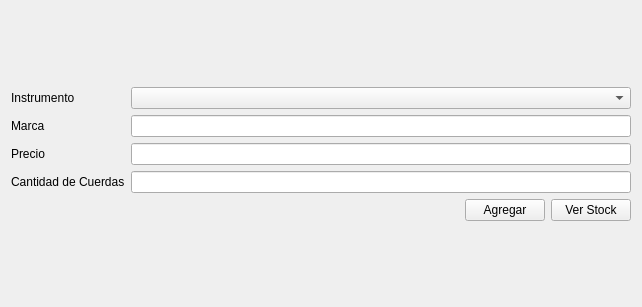
<?xml version="1.0" encoding="UTF-8"?>
<ui version="4.0">
 <class>Formulario</class>
 <widget class="QWidget" name="Formulario">
  <property name="geometry">
   <rect>
    <x>0</x>
    <y>0</y>
    <width>642</width>
    <height>307</height>
   </rect>
  </property>
  <property name="windowTitle">
   <string>Formulario</string>
  </property>
  <layout class="QGridLayout" name="gridLayout">
   <item row="4" column="1">
    <widget class="QLineEdit" name="leInfo"/>
   </item>
   <item row="5" column="0" colspan="2">
    <layout class="QHBoxLayout" name="horizontalLayout">
     <item>
      <spacer name="horizontalSpacer">
       <property name="orientation">
        <enum>Qt::Horizontal</enum>
       </property>
       <property name="sizeHint" stdset="0">
        <size>
         <width>40</width>
         <height>20</height>
        </size>
       </property>
      </spacer>
     </item>
     <item>
      <widget class="QPushButton" name="pbAgregar">
       <property name="focusPolicy">
        <enum>Qt::NoFocus</enum>
       </property>
       <property name="text">
        <string>Agregar</string>
       </property>
      </widget>
     </item>
     <item>
      <widget class="QPushButton" name="pbVerStock">
       <property name="focusPolicy">
        <enum>Qt::NoFocus</enum>
       </property>
       <property name="text">
        <string>Ver Stock</string>
       </property>
      </widget>
     </item>
    </layout>
   </item>
   <item row="1" column="1">
    <widget class="QComboBox" name="cbInstrumentos">
     <property name="currentText">
      <string/>
     </property>
    </widget>
   </item>
   <item row="2" column="0">
    <widget class="QLabel" name="lMarca">
     <property name="text">
      <string>Marca</string>
     </property>
    </widget>
   </item>
   <item row="2" column="1">
    <widget class="QLineEdit" name="leMarca"/>
   </item>
   <item row="3" column="1">
    <widget class="QLineEdit" name="lePrecio"/>
   </item>
   <item row="1" column="0">
    <widget class="QLabel" name="lInstrumento">
     <property name="text">
      <string>Instrumento</string>
     </property>
    </widget>
   </item>
   <item row="3" column="0">
    <widget class="QLabel" name="lPrecio">
     <property name="text">
      <string>Precio</string>
     </property>
    </widget>
   </item>
   <item row="4" column="0">
    <widget class="QLabel" name="lInfo">
     <property name="text">
      <string>Cantidad de Cuerdas</string>
     </property>
    </widget>
   </item>
   <item row="0" column="0" colspan="2">
    <spacer name="verticalSpacer">
     <property name="orientation">
      <enum>Qt::Vertical</enum>
     </property>
     <property name="sizeHint" stdset="0">
      <size>
       <width>20</width>
       <height>40</height>
      </size>
     </property>
    </spacer>
   </item>
   <item row="6" column="0" colspan="2">
    <spacer name="verticalSpacer_2">
     <property name="orientation">
      <enum>Qt::Vertical</enum>
     </property>
     <property name="sizeHint" stdset="0">
      <size>
       <width>20</width>
       <height>40</height>
      </size>
     </property>
    </spacer>
   </item>
  </layout>
 </widget>
 <tabstops>
  <tabstop>cbInstrumentos</tabstop>
  <tabstop>leMarca</tabstop>
  <tabstop>lePrecio</tabstop>
  <tabstop>leInfo</tabstop>
  <tabstop>pbAgregar</tabstop>
  <tabstop>pbVerStock</tabstop>
 </tabstops>
 <resources/>
 <connections/>
</ui>
